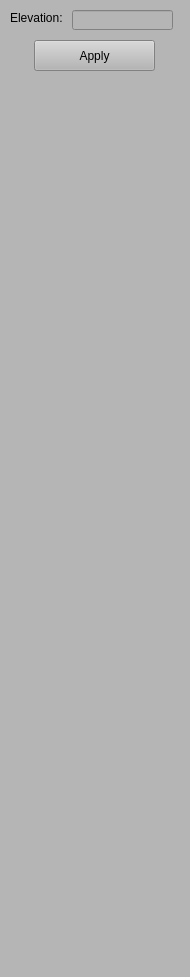
<?xml version="1.0" encoding="UTF-8"?>
<ui version="4.0">
 <class>ControlWidget</class>
 <widget class="QDockWidget" name="ControlWidget">
  <property name="geometry">
   <rect>
    <x>0</x>
    <y>0</y>
    <width>190</width>
    <height>977</height>
   </rect>
  </property>
  <property name="minimumSize">
   <size>
    <width>190</width>
    <height>240</height>
   </size>
  </property>
  <property name="styleSheet">
   <string notr="true">background-color: rgb(181, 181, 181);</string>
  </property>
  <widget class="QWidget" name="dockWidgetContents">
   <widget class="QLineEdit" name="lineEditElevation">
    <property name="geometry">
     <rect>
      <x>72</x>
      <y>10</y>
      <width>101</width>
      <height>20</height>
     </rect>
    </property>
   </widget>
   <widget class="QLabel" name="label">
    <property name="geometry">
     <rect>
      <x>10</x>
      <y>10</y>
      <width>61</width>
      <height>16</height>
     </rect>
    </property>
    <property name="text">
     <string>Elevation:</string>
    </property>
   </widget>
   <widget class="QPushButton" name="pushButtonApply">
    <property name="geometry">
     <rect>
      <x>34</x>
      <y>40</y>
      <width>121</width>
      <height>31</height>
     </rect>
    </property>
    <property name="text">
     <string>Apply</string>
    </property>
   </widget>
  </widget>
 </widget>
 <resources/>
 <connections/>
 <buttongroups>
  <buttongroup name="buttonGroup_2"/>
  <buttongroup name="buttonGroup"/>
 </buttongroups>
</ui>
